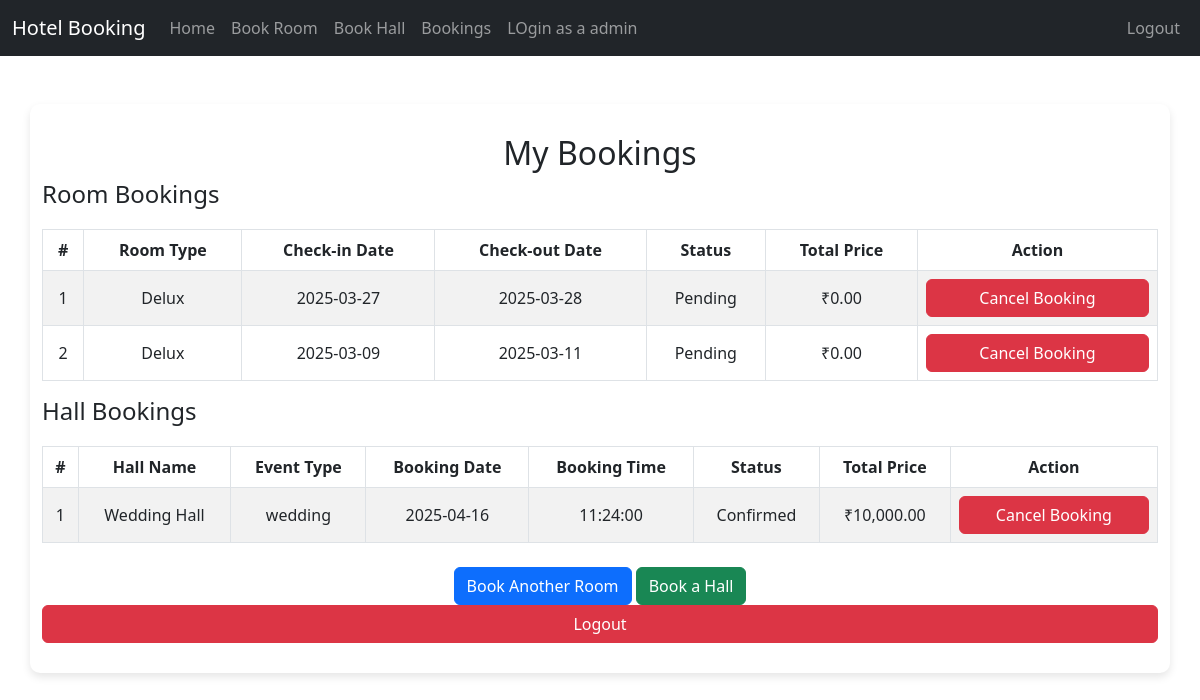
The page /bookings.php (signed in) on the database its author committed.
### tables this page shows
CREATE TABLE `bookings` (
  `id` int(11) NOT NULL,
  `user_id` int(11) NOT NULL,
  `room_type` enum('normal','delux','super_delux') NOT NULL,
  `check_in_date` date NOT NULL,
  `check_out_date` date NOT NULL,
  `status` enum('pending','checked_in','checked_out') DEFAULT 'pending',
  `name` varchar(100) NOT NULL,
  `mobile_number` varchar(15) NOT NULL,
  `address` text NOT NULL,
  `total_price` decimal(10,2) NOT NULL DEFAULT 0.00
);

CREATE TABLE `hall_bookings` (
  `id` int(11) NOT NULL,
  `user_id` int(11) NOT NULL,
  `hall_name` varchar(255) NOT NULL,
  `event_type` varchar(255) DEFAULT NULL,
  `booking_date` date NOT NULL,
  `booking_time` time NOT NULL,
  `name` varchar(255) NOT NULL,
  `mobile_number` varchar(15) NOT NULL,
  `address` text NOT NULL,
  `status` varchar(50) DEFAULT 'pending',
  `total_price` decimal(10,2) NOT NULL DEFAULT 0.00
);

### bookings.php (the view, shortened to what this page needs)
<?php
require_once 'db.php';
$user_id = $_SESSION['user_id'];
$stmt = $pdo->prepare("SELECT * FROM bookings WHERE user_id = ?");
$stmt->execute([$user_id]);
$room_bookings = $stmt->fetchAll();
$stmt = $pdo->prepare("SELECT * FROM hall_bookings WHERE user_id = ?");
$stmt->execute([$user_id]);
$hall_bookings = $stmt->fetchAll();
?>
<!DOCTYPE html>
<html lang="en">
<head>
    <link href="https://cdn.jsdelivr.net/npm/bootstrap@5.3.0-alpha1/dist/css/bootstrap.min.css" rel="stylesheet">
</head>
<body>
    <?php include 'nav.php'; ?>
    <div class="container mt-5">
        <h2>My Bookings</h2>
        <h4>Room Bookings</h4>
        <?php if (empty($room_bookings)): ?>
            <div class="alert alert-info text-center">
                You have no room bookings yet.
            </div>
        <?php else: ?>
            <table class="table table-bordered table-striped">
                <thead>
                    <tr>
                        <th>#</th>
                        <th>Room Type</th>
                        <th>Check-in Date</th>
                        <th>Check-out Date</th>
                        <th>Status</th>
                        <th>Total Price</th>
                        <th>Action</th>
                    </tr>
                </thead>
                <tbody>
                    <?php foreach ($room_bookings as $index => $booking): ?>
                        <tr>
                            <td><?= $index + 1 ?></td>
                            <td><?= ucfirst($booking['room_type']) ?></td>
                            <td><?= $booking['check_in_date'] ?></td>
                            <td><?= $booking['check_out_date'] ?></td>
                            <td><?= ucfirst($booking['status']) ?></td>
                            <td>₹<?= number_format($booking['total_price'], 2) ?></td>
                            <td>
                                <button type="button" class="btn btn-danger" data-bs-toggle="modal" data-bs-target="#cancelModal<?= $booking['id'] ?>">Cancel Booking</button>
                            </td>
                        </tr>
                    <?php endforeach; ?>
                </tbody>
            </table>
        <?php endif; ?>
        <h4>Hall Bookings</h4>
        <?php if (empty($hall_bookings)): ?>
            <div class="alert alert-info text-center">
                You have no hall bookings yet.
            </div>
        <?php else: ?>
            <table class="table table-bordered table-striped">
                <thead>
                    <tr>
                        <th>#</th>
                        <th>Hall Name</th>
                        <th>Event Type</th>
                        <th>Booking Date</th>
                        <th>Booking Time</th>
                        <th>Status</th>
                        <th>Total Price</th>
                        <th>Action</th>
                    </tr>
                </thead>
                <tbody>
                    <?php foreach ($hall_bookings as $index => $booking): ?>
                        <tr>
                            <td><?= $index + 1 ?></td>
                            <td><?= $booking['hall_name'] ?></td>
                            <td><?= $booking['event_type'] ?></td>
                            <td><?= $booking['booking_date'] ?></td>
                            <td><?= $booking['booking_time'] ?></td>
                            <td><?= ucfirst($booking['status'] ?? 'Pending') ?></td>
                            <td>₹<?= number_format($booking['total_price'], 2) ?></td>
                            <td>
                                <button type="button" class="btn btn-danger" data-bs-toggle="modal" data-bs-target="#cancelModal<?= $booking['id'] ?>">Cancel Booking</button>
                            </td>
                        </tr>
                    <?php endforeach; ?>
                </tbody>
            </table>
        <?php endif; ?>
        <div class="text-center mt-4">
            <a href="book_room.php" class="btn btn-primary">Book Another Room</a>
            <a href="hallbooking.php" class="btn btn-success">Book a Hall</a>
            <a href="logout.php" class="btn btn-danger">Logout</a>
        </div>
    </div>
</body>
</html>

### bookings.php (style rules this page uses)
body { background-color: #f8f9fa; font-family: 'Arial', sans-serif; }
.container { max-width: 1200px; margin-top: 50px; background: #ffffff; padding: 30px; border-radius: 10px; box-shadow: 0 4px 8px rgba(0, 0, 0, 0.1); }
h2 { color: #0d6efd; text-align: center; margin-bottom: 30px; }
h4 { color: #333; margin-top: 30px; }
.table { margin-top: 20px; }
.table th { background-color: #0d6efd; color: white; text-align: center; }
.table td { text-align: center; vertical-align: middle; }
.btn-danger { width: 100%; padding: 10px; font-size: 14px; border-radius: 5px; transition: background-color 0.3s ease; }

### rows shown on the page
bookings: room_type "Delux", check_in_date "2025-03-27", check_out_date "2025-03-28", status "Pending", total_price "0.00"
bookings: room_type "Delux", check_in_date "2025-03-09", check_out_date "2025-03-11", status "Pending", total_price "0.00"
hall_bookings: hall_name "Wedding Hall", event_type "wedding", booking_date "2025-04-16", booking_time "11:24:00", status "Confirmed", total_price "10,000.00"
